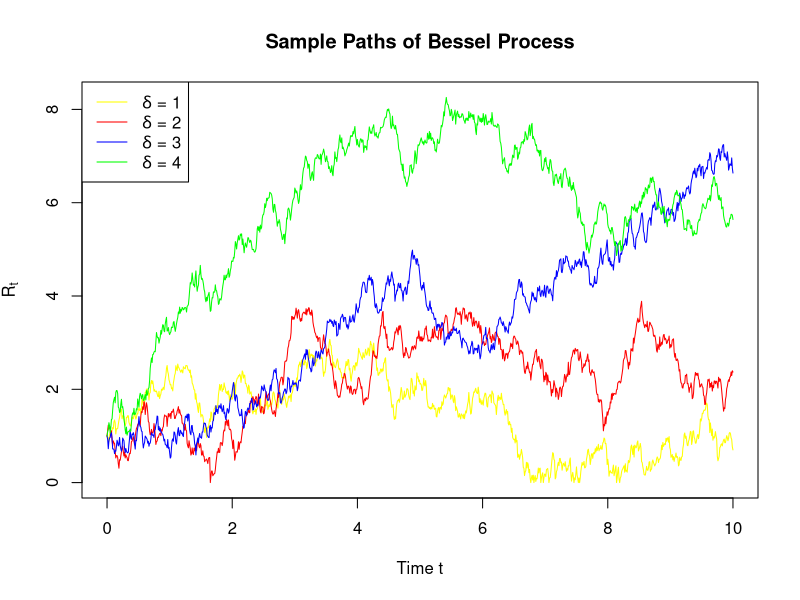
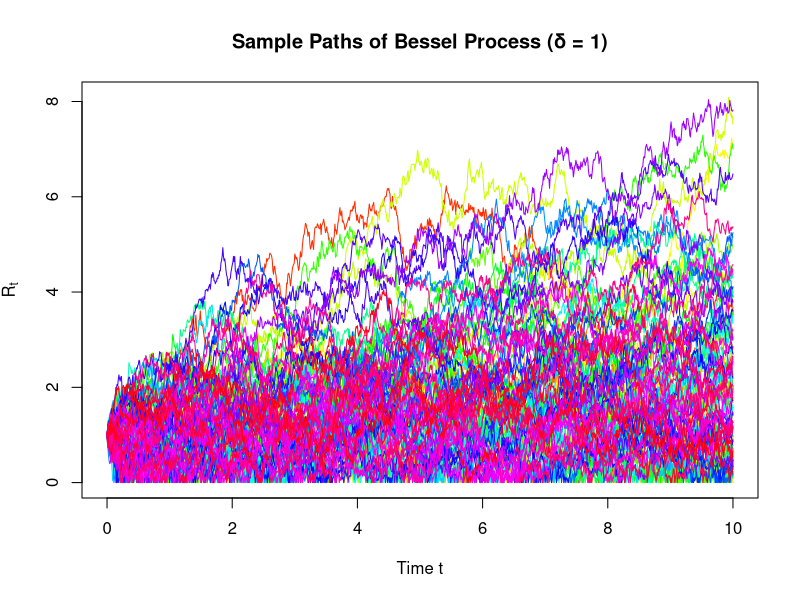
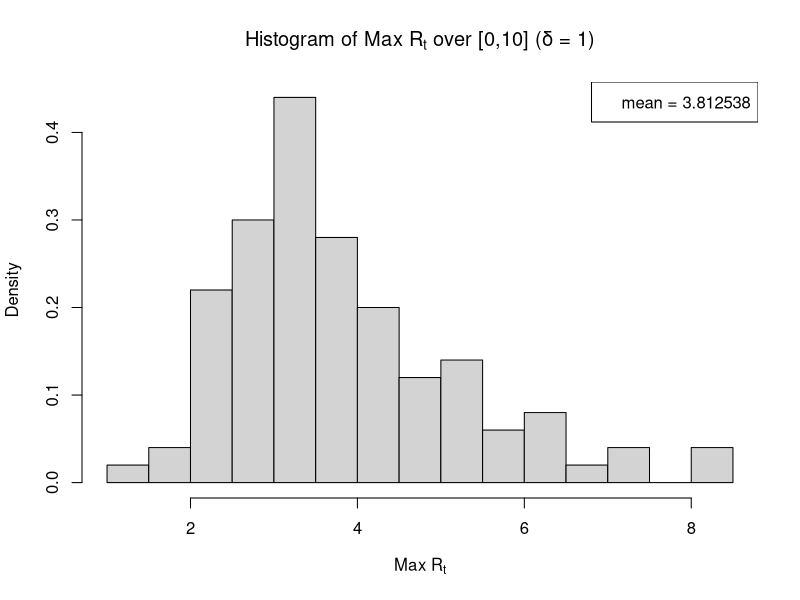
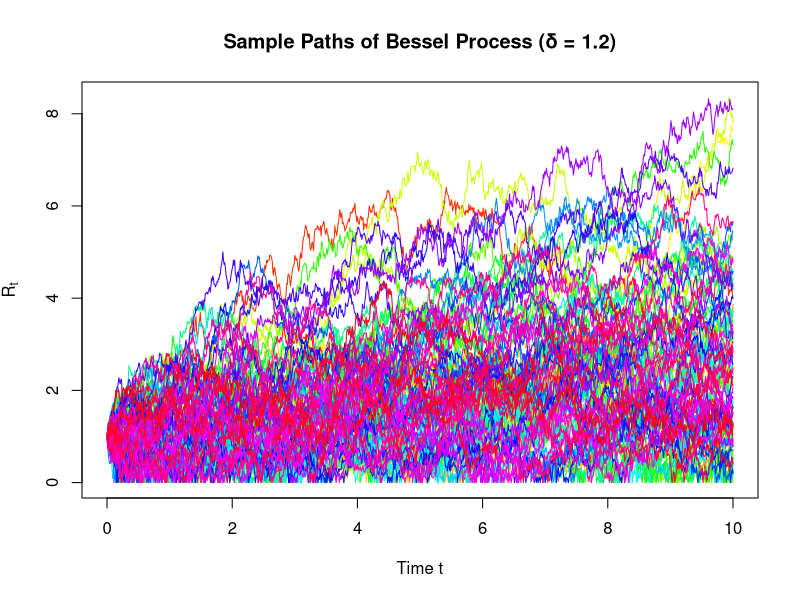
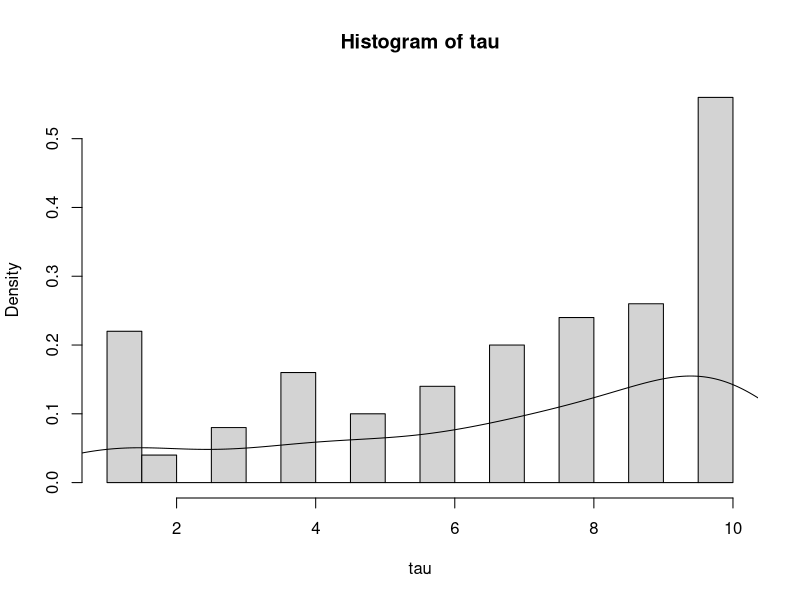

Reproduce these figures in R, in order.
## ---- chunk 1
set.seed(1)
T = 10
N = 1000
dt = T/N
Rt_sim <- function(delta, N, dt){
  Y <- numeric(N+1)
  Y[1] <- 1
  for (i in 1:N){
    dW <- sqrt(dt)*rnorm(1)
    Y[i+1] <- max(Y[i] + delta*dt+ 2*sqrt(Y[i])*dW, 0)
  } 
  return(sqrt(Y))
}
t <- seq(0, T, by = dt)
delta <- c(1,2,3,4)
Rt1 <- Rt_sim(delta[1], N=1000, dt=10/1000)
Rt2 <- Rt_sim(delta[2], N=1000, dt=10/1000)
Rt3 <- Rt_sim(delta[3], N=1000, dt=10/1000)
Rt4 <- Rt_sim(delta[4], N=1000, dt=10/1000)
ymin <- min(c(Rt1, Rt2, Rt3, Rt4))
ymax <- max(c(Rt1, Rt2, Rt3, Rt4))
plot(t, Rt1, "l", col = "yellow", ylim = c(ymin, ymax), main = "Sample Paths of Bessel Process", xlab = "Time t", ylab = expression(R[t]))
lines(t, Rt2, "l", col="red")
lines(t, Rt3, "l", col="blue")
lines(t, Rt4, "l", col="green")
legend("topleft",
       legend = c(expression(delta *' = 1'), expression(delta *' = 2'), expression(delta *' = 3'), expression(delta *' = 4')),
       col = c("yellow", "red", "blue", "green"),
       lty = 1)  
## ---- chunk 2
set.seed(1)
M <- 100  # Number of sample paths
t <- seq(0, T, by = dt)
# choose delta = 1, generate more paths
Rt_matrix <- sapply(1:M, function(m) Rt_sim(delta[1], N, dt)) # row: dt, col: Rt
matplot(t, Rt_matrix, type = "l", lty = 1, col = rainbow(M),
        main = "Sample Paths of Bessel Process (δ = 1)",
        xlab = "Time t", ylab = expression(R[t]))
## ---- chunk 3
max_Rt <- apply(Rt_matrix, 2, max) # calculate maximum for each column of Rt_matrix
hist(max_Rt, breaks = 20, prob = T, 
     main = expression("Histogram of Max " * R[t] * " over [0,10] (δ = 1)"), 
     xlab = expression("Max " * R[t]))
mean(max_Rt)
legend("topright", legend = "mean = 3.812538")
## ---- chunk 4
set.seed(1)
delta = 1.2
K = 2
T = 10
M <- 100  # Number of sample paths
t <- seq(0, T, by = dt)
Rt_matrix <- sapply(1:M, function(m) Rt_sim(delta, N, dt)) # rows: t, cols: mth path of Rt
matplot(t, Rt_matrix, type = "l", lty = 1, col = rainbow(M),
        main = "Sample Paths of Bessel Process (δ = 1.2)",
        xlab = "Time t", ylab = expression(R[t]))
## ---- chunk 5
tk_index <- (1:10)/(10/1000) + 1
Rtk <- Rt_matrix[tk_index, ]  # rows: tk, cols: mth path of Rt
tk_payoff <- pmax(Rtk - K, 0)  # (Rt - K)+
exercise_time <- apply(tk_payoff, 2, function(payoffs) {
  idx <- which.max(payoffs)  # highest positive payoff
  if (is.na(idx)) return(NA)   # never exercised
  return(idx)  # tk index 1:10
})
# Convert index to actual time τ
tau <- ifelse(is.na(exercise_time), NA, exercise_time)  # τ in 1:10
hist(tau, prob = T, breaks = 20)
lines(density(tau[!is.na(tau)]))
summary(tau) # median = 8, mean = 6.89
## ---- chunk 6
Bermuda_payoffs <- sapply(1:M, function(m) {
  payoffs <- tk_payoff[, m]
  holding_values <- numeric(10)
  holding_values[10] <- payoffs[10]
  for (t in 9:1) {
    if (payoffs[t] > 0) {
      immediate_exercise <- payoffs[t]
      future_payoff <- holding_values[t + 1]
      holding_values[t] <- max(immediate_exercise, future_payoff)
    } else {
      holding_values[t] <- holding_values[t + 1]
    }
  }
  return(holding_values[1])
})
Bermuda_price <- mean(Bermuda_payoffs)
cat("Bermuda call price =", Bermuda_price, "\n")
## ---- chunk 7
# European call option price = E((R10-K)+)
European_payoff <- tk_payoff[10,]
European_price <- mean(European_payoff)
cat("European call price =", European_price, "\n")
## ---- chunk 8
diff_price = Bermuda_price - European_price
cat("Extra cost of Bermuda over European =", diff_price, "\n")
## ---- chunk 9
# 1. No proper modeling of expected future values. (we just take average: mean())
# 2. Discounting factor = 0 here, there is little incentive to exercise early. (if r>0, price = e^-rt*E(Vi+1))
# 3. Limited Number of Paths (Monte Carlo Error)
# 4. Y[i+1] <- max(Y[i] + delta*dt+ 2*sqrt(Y[i])*dW, 0)
# 5. Variance reduction: AV, CV, conditioning, stratify sampling, importance sampling
## ---- chunk 10
max_Rtk <- apply(Rtk, 2, max)
X_tilde = max_Rtk - K
X = pmax(X_tilde, 0)
Y = X_tilde - mean(X_tilde)
mean(Y) # check E(Y)=0
## ---- chunk 11
c <- -cov(X,Y)/var(Y)
c
## ---- chunk 12
theta_hat = X + c*Y
cat(var(X), var(theta_hat), "\n",  
    "Improved by",(var(X)-var(theta_hat))/var(X) * 100, "%.")
